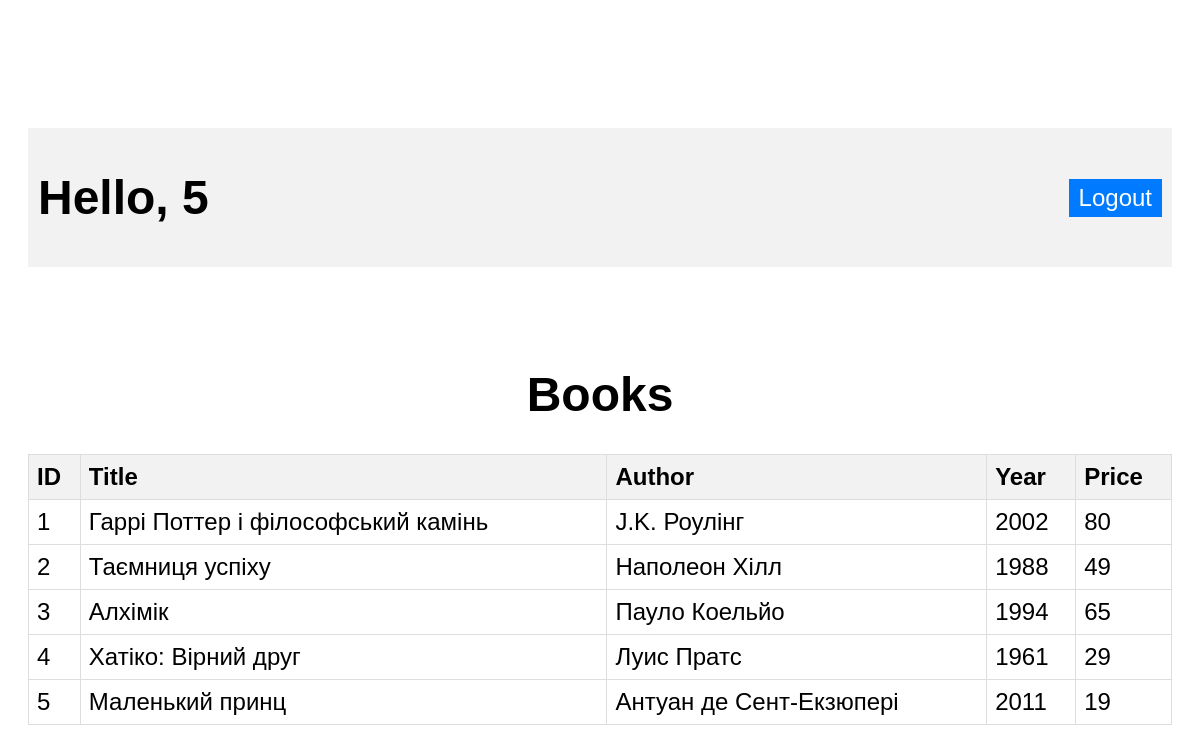
Page /books (signed in) on the committed database.
### models.py (models this page shows)
class Book(db.Model):
    id = db.Column(db.Integer, primary_key=True)
    title = db.Column(db.String, nullable=False)
    author = db.Column(db.String, nullable=False)
    year = db.Column(db.Integer)
    price = db.Column(db.Integer)

### views.py (the view, shortened to what this page needs)
@app.route('/books', methods=['GET', 'POST'])
def books():
    if session.get('username') is None:
        return redirect(url_for('login'))
    if request.method == 'GET':
        size = int(request.args.get('size')) if request.args.get('size') else 1000000
        all_books = db.session.execute(db.select(Book).limit(size)).scalars()
        return render_template('books.html', all_books=all_books, size=size, username=session.get('username'))
    else:
        return 'Forbidden request method', 405

### templates/books.html (shortened to what this page needs)
<!DOCTYPE html>
<html lang="en">
<head>
    <link rel="stylesheet" href="/static/styles.css">
</head>
<body>
<div class="header">
    <h1>Hello, {{username}}</h1>
    <a href="/logout" class="logout-btn">Logout</a>
</div>
    <div>
        <h1>Books</h1>
    <table>
    <tr>
        <th>ID</th>
        <th>Title</th>
        <th>Author</th>
        <th>Year</th>
        <th>Price</th>
    </tr>
    {% for book in all_books %}
    <tr>
        <td>{{ book.id }}</td>
        <td>{{ book.title }}</td>
        <td>{{ book.author }}</td>
        <td>{{ book.year }}</td>
        <td>{{ book.price }}</td>
    </tr>
    {% endfor %}
    </table>
    </div>
</body>
</html>

### static/styles.css (style rules this page uses)
body { font-family: Arial, sans-serif; padding: 20px; }
h1 { text-align: center; }
table { width: 100%; border-collapse: collapse; margin-top: 20px; }
th, td { border: 1px solid #ddd; padding: 8px; text-align: left; }
th { background-color: #f2f2f2; }
body { font-family: Arial, sans-serif; }
div { font-size: 24px; text-align: center; margin-top: 100px; }
table { width: 100%; border-collapse: collapse; }
th, td { padding: 8px; text-align: left; border-bottom: 1px solid #ddd; }
.header { display: flex; justify-content: space-between; align-items: center; padding: 10px; background-color: #f2f2f2; }
.logout-btn { padding: 5px 10px; background-color: #007bff; color: #fff; text-decoration: none; }

### rows in the picture
Book: id "1", title "Гаррі Поттер і філософський камінь", author "J.K. Роулінг", year "2002", price "80"
Book: id "2", title "Таємниця успіху", author "Наполеон Хілл", year "1988", price "49"
Book: id "3", title "Алхімік", author "Пауло Коельйо", year "1994", price "65"
Book: id "4", title "Хатіко: Вірний друг", author "Луис Пратс", year "1961", price "29"
Book: id "5", title "Маленький принц", author "Антуан де Сент-Екзюпері", year "2011", price "19"

### other values in the picture
{{ username }} "5"
